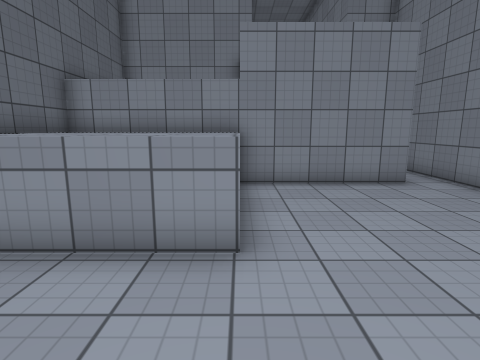
View 1 (above)

14 first-person views from a walk through a scene from a Unity 3-D project. The camera is 1.5 m above the floor, tilts 10° down and sees 80° across. The floor is counted in squares, 0.95 m on a side. Each view is taken from the middle of a square. On the plan, view 1 faces up. The plan holds only what a view shows up to about 15 squares ahead; the rest is blank. The place goes on beyond the plan. The player is left out. Surface patterns are stand-ins for the level's own textures.

View 2
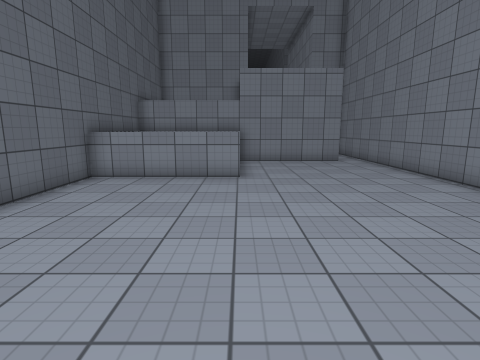

View 3
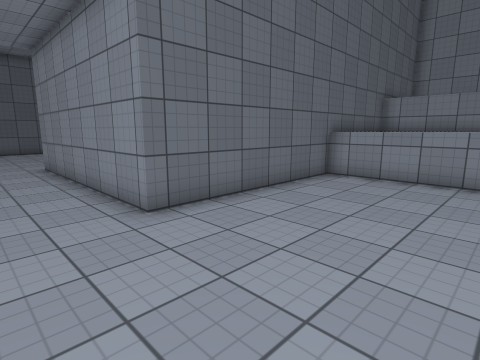

View 4
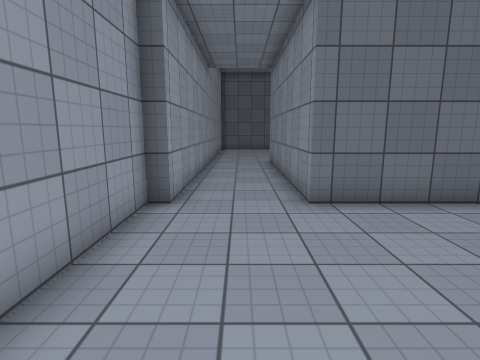

View 5
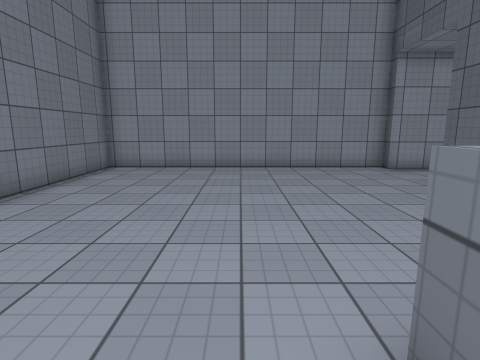

View 6
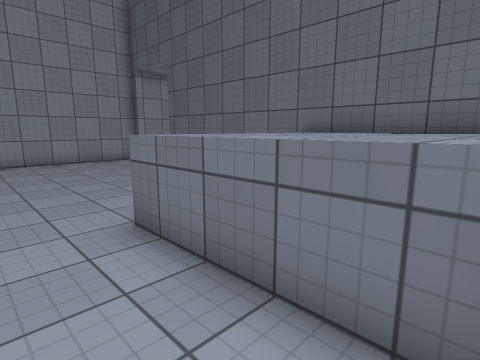

View 7
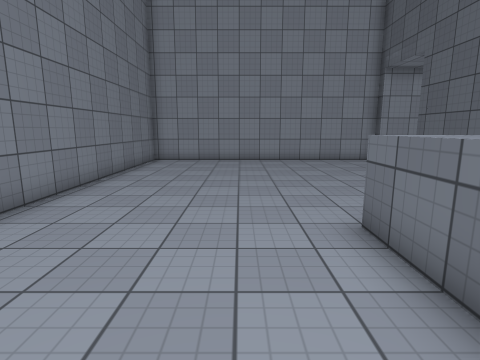

View 8
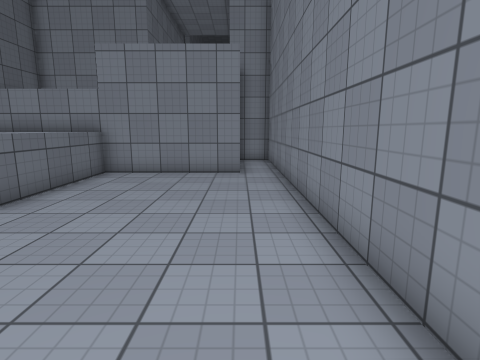

View 9
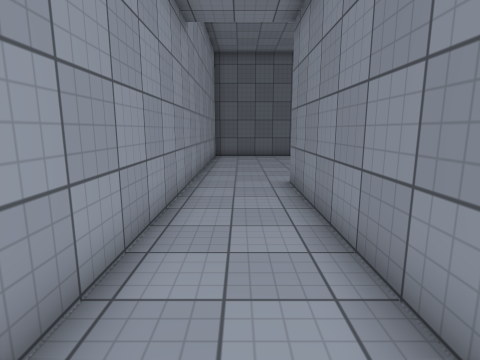

View 10
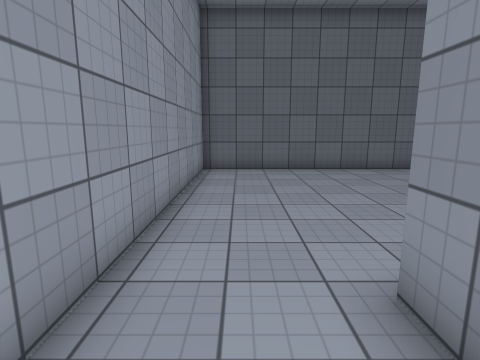

View 11
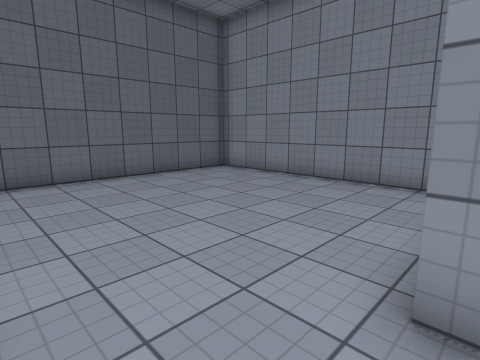

View 12
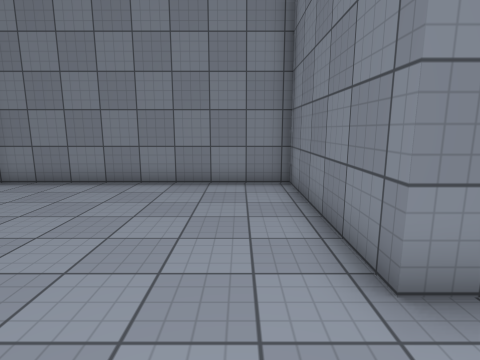

View 13
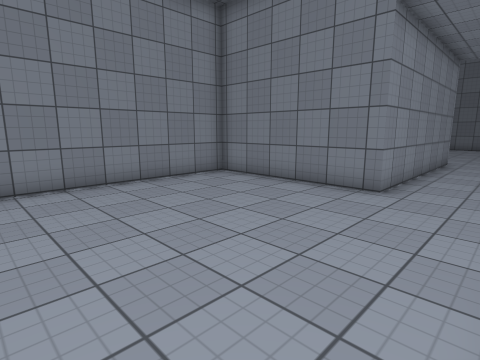

View 14
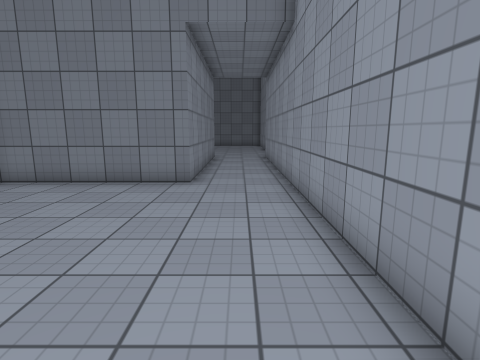

### Floor plan
Key: @ floor where view 1 was taken; # wall or solid block; . floor; ^ raised ledge.
Columns run from 23 left of view 1 to 7 right of it. Each row starts with its distance up from view 1.
 13                             ###
 12                              .#
 11                              .#
 10                              .#
  9                   ###########.#
  8                   #^^^^^......#
  7                   #^^^^^......#
  6                   #^^^^^......#
  5                   #^^^^^......#
  4                   #^^^^^......#
  3 ###########       #...........#
  2 #.........#       #...........#
  1 #.........#       #...........#
  0 #.........#       #....@......#
 -1 #.........#       #...........#
 -2 #.........#       #...........#
 -3 #.........#########...........#
 -4 #.............................#
 -5 #.............................#
 -6 #.............................#
 -7 ###############################

Positions as (right, up) in squares from view 1, and headings:
1: (0, 0), facing up
2: (0, -6), facing up
3: (0, -6), facing up-left
4: (1, -5), facing left
5: (1, 5), facing down
6: (2, 8), facing down-left
7: (2, 8), facing down
8: (5, -2), facing up
9: (-5, -5), facing left
10: (-11, -5), facing left
11: (-13, -6), facing up-left
12: (-15, -6), facing up
13: (-21, -6), facing up-right
14: (-22, -5), facing right
